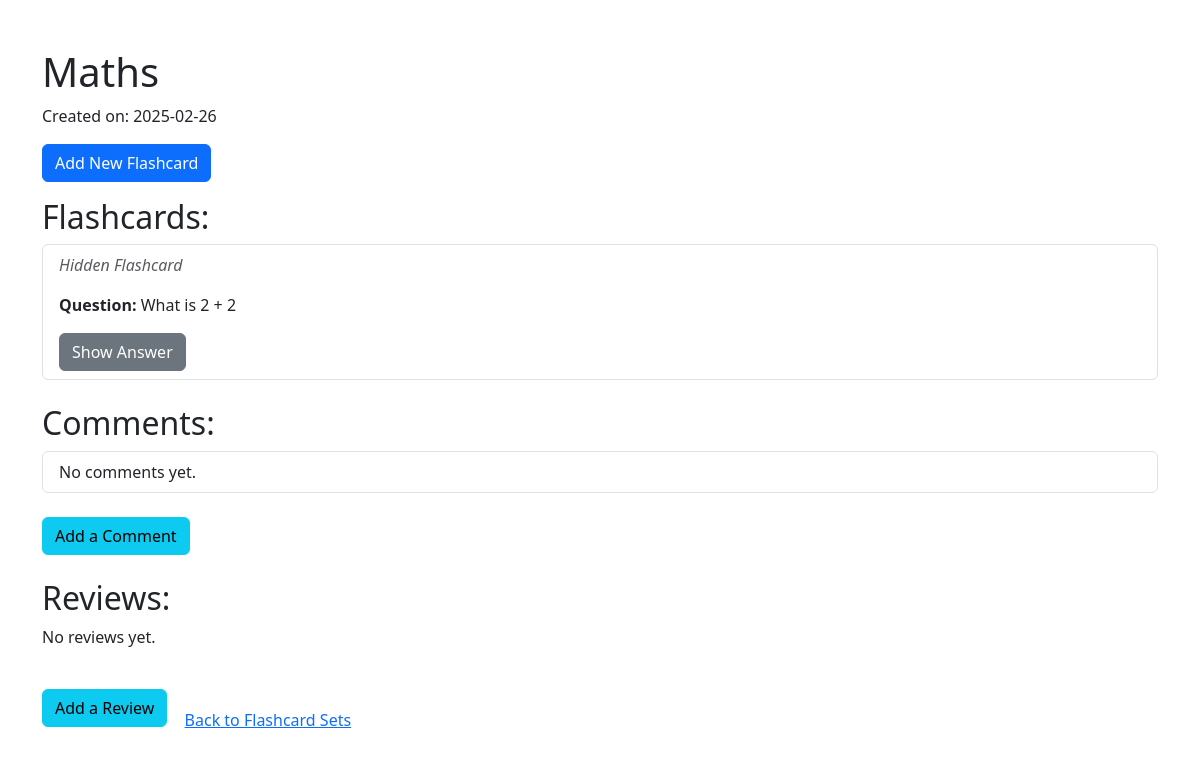
Screenshot of /sets/1 with the database file from the repository.
### models.py (models this page shows)
class FlashcardSet(db.Model):
    __tablename__ = 'flashcard_sets'
    id = db.Column(db.Integer, primary_key=True)
    name = db.Column(db.String(100), nullable=False)
    created_at = db.Column(db.DateTime, default=datetime.utcnow)
    flashcards = db.relationship('Flashcard', backref='flashcard_set', lazy=True)
    comments = db.relationship('Comment', backref='flashcard_set', lazy=True)
    reviews = db.relationship('Review', backref='flashcard_set', lazy=True)

class Flashcard(db.Model):
    __tablename__ = 'flashcards'
    id = db.Column(db.Integer, primary_key=True)
    question = db.Column(db.String(200), nullable=False)
    answer = db.Column(db.String(200), nullable=False)
    set_id = db.Column(db.Integer, db.ForeignKey('flashcard_sets.id'), nullable=False)
    hidden = db.Column(db.Boolean, default=False)

### app.py (the view)
@app.route('/sets/<int:set_id>')
def set_detail(set_id):
    flashcard_set = FlashcardSet.query.get_or_404(set_id)
    return render_template('set_detail.html', flashcard_set=flashcard_set)

### templates/set_detail.html (shortened to what this page needs)
<!doctype html>
<html lang="en">
  <head>
    <link href="https://cdn.jsdelivr.net/npm/bootstrap@5.3.0/dist/css/bootstrap.min.css" rel="stylesheet">
  </head>
  <body>
    <div class="container mt-5">
      <h1>{{ flashcard_set.name }}</h1>
      <p>Created on: {{ flashcard_set.created_at.strftime('%Y-%m-%d') }}</p>
      <a class="btn btn-primary mb-3" href="/sets/{{ flashcard_set.id }}/cards/new">Add New Flashcard</a>
      <h2>Flashcards:</h2>
      <ul class="list-group mb-4">
        {% for card in flashcard_set.flashcards %}
        <li class="list-group-item">
          {% if card.hidden %}
          <p class="text-muted"><em>Hidden Flashcard</em></p>
          {% endif %}
          <p><strong>Question:</strong> {{ card.question }}</p>
          <button class="btn btn-secondary" onclick="showAnswer(this, '{{ card.id }}', '{{ flashcard_set.id }}')">Show Answer</button>
        </li>
        {% else %}
        <li class="list-group-item">No flashcards yet.</li>
        {% endfor %}
      </ul>
      <h2>Comments:</h2>
      <ul class="list-group mb-4">
        {% for comment in flashcard_set.comments %}
        <li class="list-group-item">
          <strong>{{ comment.author or "Anonymous" }}:</strong> {{ comment.comment }}
        </li>
        {% else %}
        <li class="list-group-item">No comments yet.</li>
        {% endfor %}
      </ul>
      <a class="btn btn-info mb-4" href="{{ url_for('add_comment', set_id=flashcard_set.id) }}">Add a Comment</a>
      <h2>Reviews:</h2>
      {% set total = 0 %}
      {% set count = 0 %}
      {% for review in flashcard_set.reviews %}
        {% set total = total + review.rating %}
        {% set count = count + 1 %}
      {% endfor %}
      {% if count > 0 %}
      <p>Average Rating: {{ '%.1f'|format(total/count) }} (based on {{ count }} reviews)</p>
      {% else %}
      <p>No reviews yet.</p>
      {% endif %}
      <a class="btn btn-info mb-4" href="{{ url_for('add_review', set_id=flashcard_set.id) }}">Add a Review</a>
      <a class="btn btn-link" href="/sets">Back to Flashcard Sets</a>
    </div>
  </body>
</html>

### rows the page displays
FlashcardSet: name "Maths", created_at "2025-02-26"
Flashcard: hidden "Hidden Flashcard", question "What is 2 + 2"
